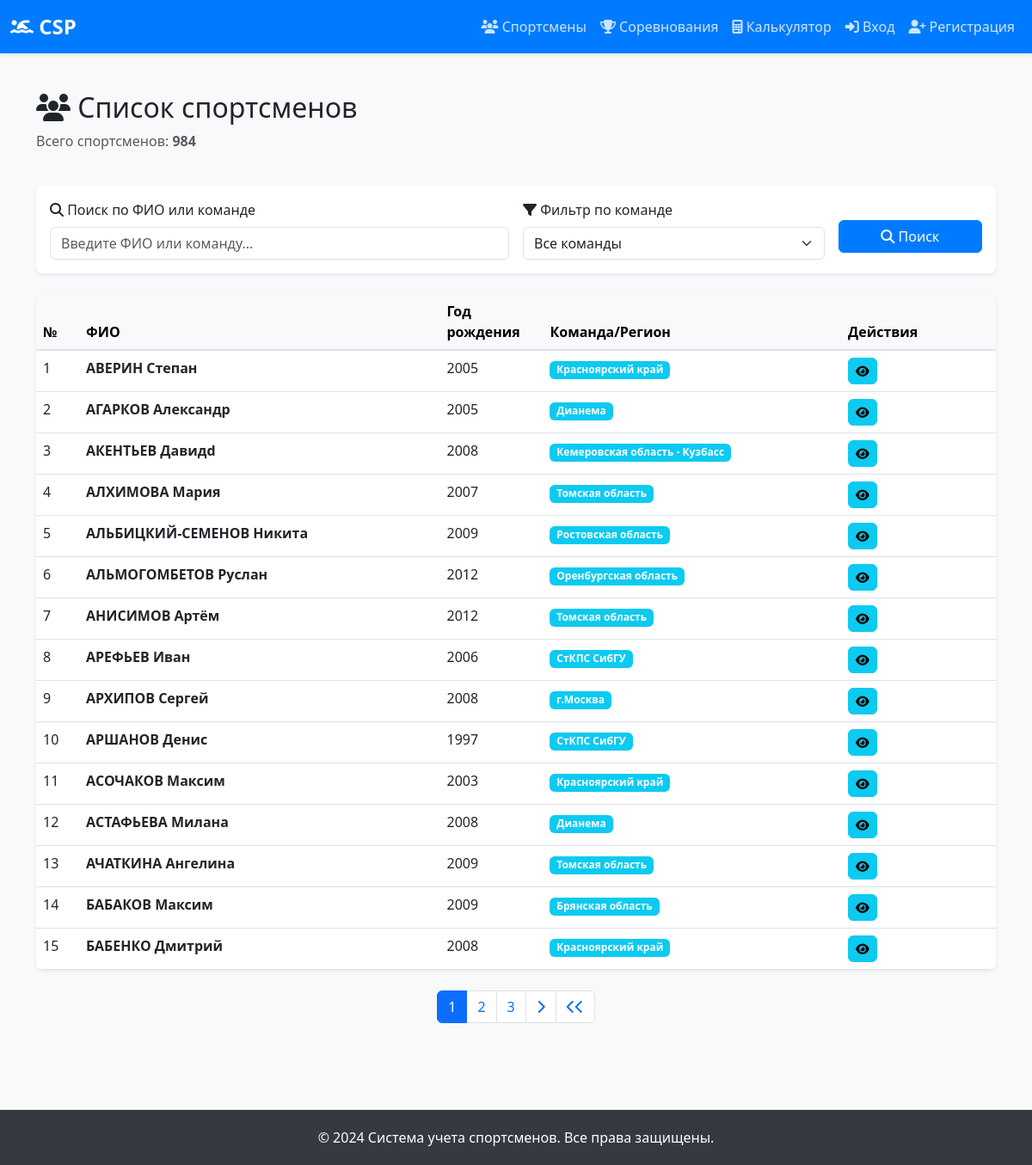
The page / on the database its author committed.
### laba_1/models.py (models this page shows, shortened)
class Athlete(models.Model):
    full_name = models.CharField(
        "ФИ спортсмена",
        max_length=150,
        help_text="Фамилия и имя"
    )
    birth_year = models.IntegerField(
        "Год рождения",
        null=True,
        blank=True,
    )
    team = models.CharField(
        "Команда/Регион",
        max_length=100,
        null=True,
        blank=True,
        help_text="Например: Томская область"
    )
    created_at = models.DateTimeField(
        "Дата добавления",
        auto_now_add=True,
    )
    removed = models.BooleanField(
        "Удалено",
        default=False,
        help_text="True если запись удалена"
    )
    class Meta:
        ordering = ['full_name']
        unique_together = ['full_name', 'birth_year']

### laba_1/views.py (the view, shortened to what this page needs)
# urls.py: path('', views.athlete_list, name='athlete_list'),
def athlete_list(request):
    athletes = Athlete.objects.filter(removed=False).select_related()
    search_query = request.GET.get('search', '').strip()
    if search_query:
        athletes = athletes.filter(
            Q(full_name__icontains=search_query) | Q(team__icontains=search_query)
        )
    team_filter = request.GET.get('team', '').strip()
    if team_filter:
        athletes = athletes.filter(team=team_filter)
    paginator = Paginator(athletes, 15)  # 15 записей на странице
    page_number = request.GET.get('page', 1)
    page_obj = paginator.get_page(page_number)
    teams = Athlete.objects.filter(removed=False).values_list('team', flat=True).distinct()
    teams = [t for t in teams if t]  # Исключить пустые
    context = {
        'athletes': page_obj,
        'page_obj': page_obj,
        'search_query': search_query,
        'team_filter': team_filter,
        'teams': sorted(teams),
        'total_count': athletes.count(),
        'page_title': 'Список спортсменов'
    }
    return render(request, 'athlete_list.html', context)

### laba_1/templates/athlete_list.html (shortened to what this page needs)
{% extends 'base.html' %}
{% block content %}
<div class="py-4">
    <div class="row align-items-center mb-4">
        <div class="col">
            <h2><i class="fas fa-users"></i> Список спортсменов</h2>
            <p class="text-muted">Всего спортсменов: <strong>{{ total_count }}</strong></p>
        </div>
    </div>
    <div class="card shadow-sm mb-4">
        <div class="card-body">
            <form method="get" class="row g-3">
                <div class="col-md-6">
                    <label for="search" class="form-label">
                        <i class="fas fa-search"></i> Поиск по ФИО или команде
                    </label>
                    <input type="text" class="form-control" id="search" name="search"
                          placeholder="Введите ФИО или команду..." value="{{ search_query }}">
                </div>
                <div class="col-md-4">
                    <label for="team" class="form-label">
                        <i class="fas fa-filter"></i> Фильтр по команде
                    </label>
                    <select class="form-select" id="team" name="team">
                        <option value="">Все команды</option>
                    </select>
                </div>
                <div class="col-md-2">
                    <label>&nbsp;</label>
                    <button type="submit" class="btn btn-primary w-100">
                        <i class="fas fa-search"></i> Поиск
                    </button>
                </div>
            </form>
        </div>
    </div>
    {% if page_obj %}
        <div class="card shadow-sm">
            <div class="table-responsive">
                <table class="table table-hover mb-0">
                    <thead class="table-light">
                        <tr>
                            <th style="width: 50px;">№</th>
                            <th>ФИО</th>
                            <th style="width: 120px;">Год рождения</th>
                            <th>Команда/Регион</th>
                            <th style="width: 180px;">Действия</th>
                        </tr>
                    </thead>
                    <tbody>
                        {% for athlete in page_obj %}
                            <tr data-id="{{ athlete.pk }}">
                                <td>{{ forloop.counter|add:page_obj.start_index|add:-1 }}</td>
                                <td>
                                    <strong>{{ athlete.full_name }}</strong>
                                </td>
                                <td>{{ athlete.birth_year|default:"-" }}</td>
                                <td>
                                    {% if athlete.team %}
                                        <span class="badge bg-info">{{ athlete.team }}</span>
                                    {% else %}
                                        <span class="text-muted">-</span>
                                    {% endif %}
                                </td>
                                <td>
                                    <a href="{% url 'athlete_detail' athlete.pk %}" class="btn btn-sm btn-info" title="Просмотр">
                                        <i class="fas fa-eye"></i>
                                    </a>
                                </td>
                            </tr>
                        {% endfor %}
                    </tbody>
                </table>
            </div>
        </div>
        {% if page_obj.has_other_pages %}
            <nav aria-label="Page navigation" class="d-flex justify-content-center mt-4">
                <ul class="pagination">
                    {% for num in page_obj.paginator.page_range %}
                        {% if page_obj.number == num %}
                            <li class="page-item active">
                                <span class="page-link">{{ num }}</span>
                            </li>
                        {% elif num > page_obj.number|add:'-3' and num < page_obj.number|add:'3' %}
                            <li class="page-item">
                                <a class="page-link" href="?page={{ num }}&search={{ search_query }}&team={{ team_filter }}">{{ num }}</a>
                            </li>
                        {% endif %}
                    {% endfor %}
                    {% if page_obj.has_next %}
                        <li class="page-item">
                            <a class="page-link" href="?page={{ page_obj.next_page_number }}&search={{ search_query }}&team={{ team_filter }}">
                                <i class="fas fa-chevron-right"></i>
                            </a>
                        </li>
                        <li class="page-item">
                            <a class="page-link" href="?page={{ page_obj.paginator.num_pages }}&search={{ search_query }}&team={{ team_filter }}">
                                <i class="fas fa-chevron-left"></i><i class="fas fa-chevron-left"></i>
                            </a>
                        </li>
                    {% endif %}
                </ul>
            </nav>
        {% endif %}
    {% else %}
        <div class="alert alert-info" role="alert">
            <i class="fas fa-info-circle"></i> Спортсмены не найдены. Попробуйте изменить параметры поиска.
        </div>
    {% endif %}
</div>
{% load static %}
{% endblock %}

### laba_1/templates/base.html (style rules this page uses)
:root { --primary-color: #007bff; --secondary-color: #6c757d; --success-color: #28a745; --danger-color: #dc3545; }
body { font-family: 'Segoe UI', Tahoma, Geneva, Verdana, sans-serif; background-color: #f8f9fa; min-height: 100vh; display: flex; flex-direction: column; }
.card { border: none; box-shadow: 0 1px 3px rgba(0, 0, 0, 0.1); border-radius: 8px; transition: transform 0.3s, box-shadow 0.3s; }
.btn { border-radius: 6px; font-weight: 500; transition: all 0.3s; }
.btn-primary { background-color: var(--primary-color); border-color: var(--primary-color); }
.form-control, .form-select { border-radius: 6px; border: 1px solid #dee2e6; transition: border-color 0.3s; }
.table { background-color: white; border-radius: 8px; overflow: hidden; }
.table thead { background-color: #f8f9fa; border-bottom: 2px solid #dee2e6; }

### rows shown on the page
Athlete: full_name "АВЕРИН Степан", birth_year "2005", team "Красноярский край"
Athlete: full_name "АГАРКОВ Александр", birth_year "2005", team "Дианема"
Athlete: full_name "АКЕНТЬЕВ Давидd", birth_year "2008", team "Кемеровская область - Кузбасс"
Athlete: full_name "АЛХИМОВА Мария", birth_year "2007", team "Томская область"
Athlete: full_name "АЛЬБИЦКИЙ-СЕМЕНОВ Никита", birth_year "2009", team "Ростовская область"
Athlete: full_name "АЛЬМОГОМБЕТОВ Руслан", birth_year "2012", team "Оренбургская область"
Athlete: full_name "АНИСИМОВ Артём", birth_year "2012", team "Томская область"
Athlete: full_name "АРЕФЬЕВ Иван", birth_year "2006", team "СтКПС СибГУ"
Athlete: full_name "АРХИПОВ Сергей", birth_year "2008", team "г.Москва"
Athlete: full_name "АРШАНОВ Денис", birth_year "1997", team "СтКПС СибГУ"
Athlete: full_name "АСОЧАКОВ Максим", birth_year "2003", team "Красноярский край"
Athlete: full_name "АСТАФЬЕВА Милана", birth_year "2008", team "Дианема"
Athlete: full_name "АЧАТКИНА Ангелина", birth_year "2009", team "Томская область"
Athlete: full_name "БАБАКОВ Максим", birth_year "2009", team "Брянская область"
Athlete: full_name "БАБЕНКО Дмитрий", birth_year "2008", team "Красноярский край"

### other values the page prints
{{ total_count }} "984"
{{ num }} "1"
{{ num }} "2" "3"
